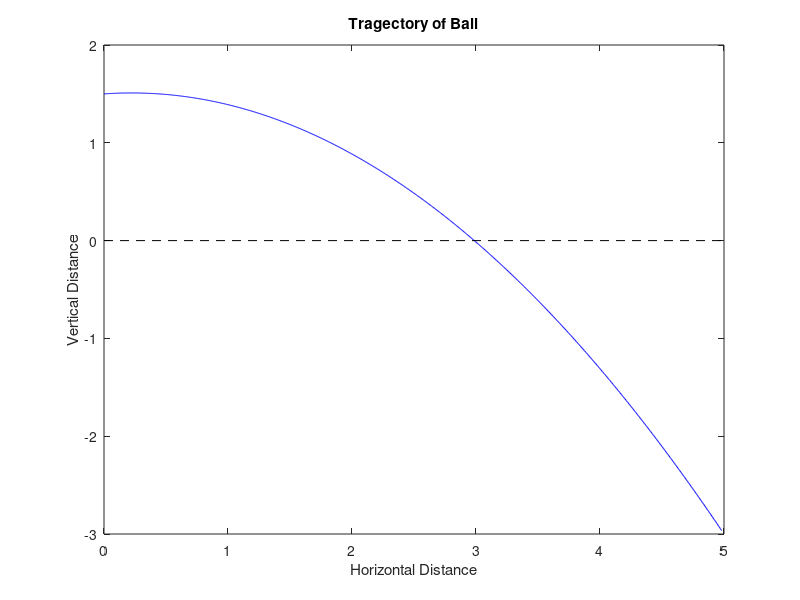

Write the MATLAB code that produced this figure.
%{plot the tragectory of a ball thrown in the air%}
%{Ben Hagenau%}
%{SID:105932529%}
%{CSCI 1320%}
%{Lab 3%}
%{Section: 302%}
%{last edited: 2-5-16%}

%{Welcome the user and explain program%}
display('Welcome! This program will enable you to find the horizontal distance traveled of a ball launched from initial hight of 1.5 meters!')
%{initial hight of the ball at release in meters%}
h=1.5;
%{gravitational acceleration of the ball in meters per seconds squared%}
g=9.8;
%{ask user for input of balls initial velocity in meters per second%}
v=input('Please enter the velocity of the ball at release:');
%{ask user for input of angle of velocity at time of release in degrees%}
ang=input('Please enter the angle at which the ball is thrown:');
%{time vector from 0 to 1, 1000 steps, inclusive. This is the range of time
%being plotted%}
t=linspace(0,1,1000);

%{define the equations for the hight and horizontal distance x of the ball
%after it is thrown.%} 
x=v*cos(ang*(pi/180))*t;
y=h+v*sin(ang*(pi/180))*t-(1/2)*g*t.^2;

%{find the index when the hight first becomes zero then find the value of x
%(the horizontal distance) at the same index as when the hight is
%zero. d is defined as that distance%}
d=x(find(y<0,1));
%{display the distance which the ball has travelled horizontally with a 
%total of 4 numerical values and at least 3 decimal places%}
fprintf('The ball hits the ground at a distance of %5.3f meters!\n', d)
%{open new figure window%}
figure
%{plot x and y on cardesian coordinates for the given values of t%}
plot(x,y,'b')
%{Give the graph a title and label the x and y axis%}
xlabel('Horizontal Distance')
ylabel('Vertical Distance')
title('Tragectory of Ball')
%{Hold this graph of x and y. Then plot a dotted black line at y=0 to 
%represent the ground%}
hold on
plot([0 max(x)],[0 0],'k--')

